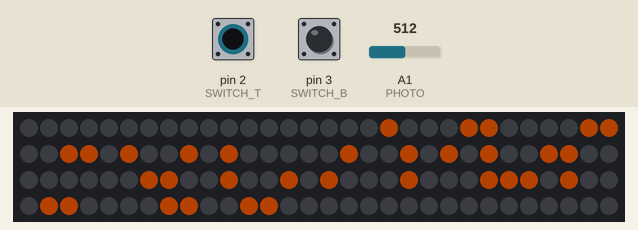
The sketch below on a simulated Arduino Uno, built with avr-gcc and run on an emulated ATmega328P. Parts: 120 RGB LEDs in strip order, left to right, continuing on the next row. The test bench sets the inputs (shaded band); at power-on: pin 2 (SWITCH_T) LOW, pin 3 (SWITCH_B) LOW, A1 (PHOTO) = 512. Dim RGB values are drawn brighter than linear; the local clock reads 2024-03-15 10:24:30 at power-on unless the sketch sets it.

1.3 s: pin 2 (SWITCH_T) pulled HIGH for 0.15 s
Above: at 1.38 s.
2.9 s: pin 3 (SWITCH_B) pulled HIGH for 0.15 s
4.5 s: pin 3 (SWITCH_B) pulled HIGH for 1 s
7.0 s: pin 3 (SWITCH_B) pulled HIGH for 3.2 s
11.7 s: pin 2 (SWITCH_T) pulled HIGH for 1 s
14.2 s: pin 2 (SWITCH_T) pulled HIGH for 3.2 s
Timing chart, 0 to 17.2 s (numbered marks = the images above; inputs shaded):
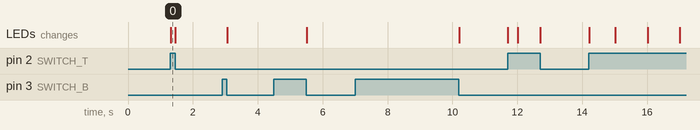

Measured:
- after the input at 1.3 s, the LEDs: first change at once (image 0 shows a later state)

The sketch:

sketch_apr24a.ino
```cpp
/*        ARDUINO PONG CLOCK
 *        Author: Henry Gilbert, verion updated by Antonio D'Alessandro
 *        Date Created: July 20th, modified on April 24th
 *        Essential Engineering
 */

#include <FastLED.h>
#include "Plasma.cpp"
// #include <arduinoFFT.h>
// #include "interrupt_manager.h"
#include "Effect.h"
#include <DS3232RTC.h>
#include "TimePrint.h"
#define LED_PIN 4  // LED Pin for controlling LED address
// #define NUM_LEDS 120  // Defining the number of addressable LEDs used in the circuit
#define CLOCK_MODE 6  // Pin definition for the clock mode digital input.
#define SET_TIME 7    // Pin definition for the set time mode digital input.
#define PATTERN A0    // Pin definition for the potentiometer/pattern set analog input.
#define SWITCH_T 2    // Pin for the switch interrupt
#define SWITCH_B 3    // Pin for the switch interrupt
#define WIDTH 17
#define HEIGHT 7
#define B_BUTTON 10
#define PHOTO A1
#define SAMPLES 64
#define SAMPLING_FREQUENCY 4000 // Hz
// ************************************************  GLOBAL VARIABLES AND STRUCTURES  ************************************************
// CRGB leds_rainbow[120];
CHSV colour(0, 180, 100);  // Oggetto colore per l'effetto arcobaleno
int clock_mode_reading;    // Switch input reading for clock mode (display time vs show pattern)
int set_time_reading;      // Switch input reading for set time mode. Changes how fast time increases.
int pattern_setting;       // Analog potentiometer reading for pattern mode. Changes which pattern is displayed.
extern CRGB leds[120];     // Array creation of leds - allows the LED to be address using array [] notation.
int background = 0;
int buttnt;
int buttnb;
extern DS3232RTC myRTC;
unsigned long startMillis;  //some global variables available anywhere in the program
unsigned long currentMillis;
const unsigned long period = 1000;
const int time_array[4] = { 0, 0, 0, 8 };

extern tmElements_t tm;
Time tempo;

// LED assignment of the clock perimeter
int perimeter[34] = { 0, 1, 2, 3, 4, 5, 6, 7, 8, 9, 10, 11, 12, 13, 14, 15, 16,
                    103, 104, 105, 106, 107, 108, 109, 110, 111, 112, 113, 114, 115, 116, 117, 118, 119 };


// FFT fucntions
// arduinoFFT FFT = arduinoFFT();

// double vReal[SAMPLES];
// double vImag[SAMPLES];


typedef enum {  // Vari sfondi possibili
  only_background,
  only_time,
  nothing,
} display_state;
display_state show_display = nothing;  // Inizializziamo l'oggetto sfondo

// ************************************************ END GLOBALS ********************************************************

// ************************************************ BACKGROUND PATTERNS PLASMA************************************************

void doPlasma() {
  Plasma plasma(leds, WIDTH, HEIGHT);
  plasma.start();
}

// ************************************************ BACKGROUND PATTERNS ************************************************

void constant_background_color(int red, int green, int blue) {
  for (int i = 0; i < NUM_LEDS; i++) {
    leds[i] = CHSV(red, green, blue);
  }
}


// void music_sync() {

// }


// ******************************************** END BACKGROUND PATTERNS ************************************************


// ************************************************ TIME FUNCTIONS *****************************************************


void setup() {
  Serial.begin(9600);

  pinMode(SET_TIME, INPUT);
  pinMode(CLOCK_MODE, INPUT);
  pinMode(PATTERN, INPUT);
  pinMode(SWITCH_T, INPUT);
  pinMode(SWITCH_B, INPUT);
  pinMode(B_BUTTON, INPUT);

  attachInterrupt(digitalPinToInterrupt(SWITCH_T), set_display_state, CHANGE);  // Attenzione all'oggetto interrupt
  attachInterrupt(digitalPinToInterrupt(SWITCH_B), set_display_state, CHANGE);

  FastLED.addLeds<WS2812B, LED_PIN, GRB>(leds, NUM_LEDS);
  FastLED.setMaxPowerInVoltsAndMilliamps(5, 700);
  FastLED.clear();
  FastLED.show();

  // startMillis = millis();
  myRTC.begin();

  set_display_state();
}


void set_display_state() {

  buttnt = digitalRead(SWITCH_T);
  buttnb = digitalRead(SWITCH_B);

  if (buttnt && buttnb) {
    show_display = nothing;
  } else if (!buttnt && buttnb) {
    show_display = only_background;
  } else if (buttnt && !buttnb) {
    show_display = only_time;
  } else {
    show_display = nothing;
  }
}


void time_equal_to() {


    if (tempo.actual_time[0] == time_array[0] && tempo.actual_time[1] == time_array[1] && tempo.actual_time[2] == time_array[2] && tempo.actual_time[0] == time_array[3]) {

  show_display = only_time;
  // Serial.println("didn't work");
  }

}

void update_time() {

  FastLED.show();
  // FastLED.clear();
  // tempo.print_time();
  switch (show_display) {
    case only_background:
      FastLED.clear();
      doPlasma();
      break;
    case only_time:
      FastLED.clear();
      tempo.print_time();
      if (tm.Second % 2 == 0) {
      }
      break;

    case nothing:
      FastLED.clear();
      break;
  }
}


// ********************************************* END TIME FUNCTIONS ***************************************************


// ************************************************ MAIN FUNCTIONS ************************************************


void loop() {
  update_time();
  // time_equal_to();
}

// ************************************************ END MAIN FUNCTIONS ************************************************
```

Effect.cpp
```cpp
/*
 * The Effect implementation for the TechnocolourDreamcoat project.
 */

#include "Effect.h"

Effect::Effect(CRGB *leds, int width, int height): leds(leds), width(width), height(height) {}

bool Effect::inXRange(int x) {
    return x >= 0 && x < width;
}

bool Effect::inYRange(int y) {
    return y >= 0 && y < height;
}

struct CRGB& Effect::pixel(int x, int y) {
    if (y & 1) {
      if ((y * width) + width - x - 1<86){   // tentativo di aggiustare lo shift in plasma
        return leds[(y * width) + width - x - 1];
      }
      else {
        return leds[(y * width) + width - x];
      }
    } else {
        return leds[(y * width) + x];
    }
}

void Effect::clearLeds() {
    memset8(leds, 0, width * height * 3);
}
```

Effect.h
```cpp
/*
 * The Effect abstract class for the GauntletII project.
 */

#ifndef Effect_h
#define Effect_h
#define SWITCH_T 2    // Pin for the switch interrupt
#define SWITCH_B 3
#import <FastLED.h>
#import "TimePrint.h"
class Effect {

    protected:
        CRGB *leds;
        int width, height;

        struct CRGB& pixel(int x, int y);
        bool inXRange(int x);
        bool inYRange(int y);

        void clearLeds();

    public:
        Effect(CRGB *leds, int width, int height);

        virtual void start() {};

};

#endif
```

OnlyPlasma.cpp
```cpp
// (licence header left out)
#import "Effect.h"
#import "TimePrint.h"

class OnlyPlasma : public Effect {

public:

    OnlyPlasma(CRGB *leds, int width, int height) : Effect(leds, width, height) {
    }
    void start() {
        for (uint16_t time = 0, cycles = 0; cycles < 2048; time += 128, cycles++) {
            calcFrame(time);

        }
    }
    //sin(distance(x, y, (128 * sin(-t) + 128), (128 * cos(-t) + 128)) / 40.74)s
    // v = sin(10 * (x * sin(time / 2) + y * cos(time / 3)) + time)

    void calcFrame(int time) {
        for (int x = 0; x < width; x++) {
            for (int y = 0; y < height; y++) {
                int16_t v = 0;
                uint16_t wibble = sin8(time);
                v += sin16(x * wibble * 8 + time);
                v += cos16(y * (128 - wibble) * 4 + time);
                v += sin16(y * x * cos8(-time) / 2);

                pixel(x, y) = CHSV((v >> 8) + 127, 255, 255);
            }
        }
        LEDS.show();
    }

    uint8_t sin8(uint16_t x) {
        return (sin16(x) >> 8) + 128;
    }

    uint8_t cos8(uint16_t x) {
        return (cos16(x) >> 8) + 128;
    }

};
```

Plasma.cpp
```cpp
// (licence header left out)
#import "Effect.h"
#import "TimePrint.h"

class Plasma : public Effect {

public:

  Plasma(CRGB *leds, int width, int height)
    : Effect(leds, width, height) {
  }
  void start() {
    for (uint16_t time = 0, cycles = 0; cycles < 2048; time += 128, cycles++) {
      calcFrame(time);
      if (!(!digitalRead(SWITCH_T) && digitalRead(SWITCH_B))) {
        cycles = 2047;
      }
    }
  }
  //sin(distance(x, y, (128 * sin(-t) + 128), (128 * cos(-t) + 128)) / 40.74)s
  // v = sin(10 * (x * sin(time / 2) + y * cos(time / 3)) + time)

  void calcFrame(int time) {
    for (int x = 0; x < width; x++) {
      for (int y = 0; y < height; y++) {
        int16_t v = 0;
        uint16_t wibble = sin8(time);
        v += sin16(x * wibble * 8 + time);
        v += cos16(y * (128 - wibble) * 4 + time);
        v += sin16(y * x * cos8(-time) / 2);

        pixel(x, y) = CHSV((v >> 8), 255, 255);
      }
    }
    LEDS.show();
  }
  uint8_t sin8(uint16_t x) {
    return (sin16(x) >> 8) + 128;
  }

  uint8_t cos8(uint16_t x) {
    return (cos16(x) >> 8) + 128;
  }
};
```

TimePrint.cpp
```cpp
#include "TimePrint.h"
#define PHOTO A1
Time ::Time() {}
int cycle_counter = 0;
CHSV digits_color_normal(26,255,150);
CHSV digits_color_bright(128, 00, 255);
CHSV digits_color_night(16, 255, 4);
// CHSV digits_colour() = digits_colour_normal();
// int r = 255;
// int g = 255;
// int b1 = 255;

const int Digits[10][10] = {
  { 32, 33, 34, 36, 69, 71, 102, 101 },  // 0
  //{32,36,66,71,101},  // 1
  { 32, 33, 35, 67, 66, 70, 102, 101 },
  { 32, 33, 36, 67, 66, 69, 102, 101 },          // 2
  { 32, 33, 36, 66, 67, 71, 102, 101 },          // 3
  { 32, 35, 67, 69, 70, 71, 65, 101 },           // 4
  { 32, 33, 34, 67, 66, 71, 102, 101 },          // 5
  { 35, 32, 67, 66, 69, 71, 102, 101 },          // 6
  { 31, 32, 33, 36, 66, 70, 102 },               // 7
  { 32, 33, 36, 34, 67, 66, 69, 71, 102, 101 },  // 8
  { 32, 33, 36, 34, 67, 66, 70, 102 },           // 9
};

int row1[17] = { 0,   1,   2,    3,   4,   5,   6,   7,   8,   9,   10,  11,  12,  13,  14,  15, 16  };
int row2[17] = { 33,  32,  31,   30,  29,  28,  27,  26,  25,  24,  23,  22,  21,  20,  19,  18, 17  };
int row3[17] = { 34,  35,  36,   37,  38,  39,  40,  41,  42,  43,  44,  45,  46,  47,  48,  49, 50  };
int row4[18] = { 68,  67,  66,   65,  64,  63,  62,  61,  60,  59,  58,  57,  56,  55,  54,  53, 52, 51 };
int row5[17] = { 69,  70,  71,   72,  73,  74,  75,  76,  77,  78,  79,  80,  81,  82,  83,  84, 85  };
int row6[17] = { 102, 101, 100,  99,  98,  97,  96,  95,  94,  93,  92,  91,  90,  89,  88,  87, 86  };
int row7[17] = { 103, 104, 105, 106, 107, 108, 109, 110, 111, 112, 113, 114, 115, 116, 117, 118, 119 };

DS3232RTC myRTC(false);
tmElements_t tm;
CRGB leds[120];
volatile int actual_time[4];
// Colore del testo

int d1 = 1;  // 10s digit of hour
int d2 = 5;  //  1s digit of hour
int d3 = 5;  // 10s digit of minute
int d4 = 0;  //  1s digit of minute

int time_to_int(int hour, int minute) {
  int x = map(hour, 0, 24, 0, 240);
  int y = map(minute, 0, 60, 0, 100);
  int time_index = 10 * x + y;
  return time_index;
}

CHSV lerpCHSV(CHSV c1, CHSV c2, float t) {
    return CHSV(
        c2.h,  // Interpolate Hue
        c1.s + (c2.s - c1.s) * t,  // Interpolate Saturation
        c1.v + (c2.v - c1.v) * t   // Interpolate Brightness
    );
}

CHSV compute_digits_color(int minNormal, int maxNormal, CHSV BRIGHT, CHSV NORMAL, CHSV DIM, int time_now) {

  // int time_value = time_to_int(hour, minute);
  // int red, green, blue;
  // if (hour >= 9 && hour < 17) {
  //   digits_color.hue = map(time_value, time_to_int(9, 0), time_to_int(17, 0), 191, 60);
  //   digits_color.sat = map(time_value, time_to_int(9, 0), time_to_int(17, 0), 198, 10);
  //   digits_color.val = map(time_value, time_to_int(9, 0), time_to_int(17, 0), 204, 5);
  // }

  // else if (hour >= 17 && hour < 24) {
  //   digits_color.hue = map(time_value, time_to_int(17, 0), time_to_int(23, 59), 60, 10);
  //   digits_color.sat = map(time_value, time_to_int(17, 0), time_to_int(23, 59), 20, 5);
  //   digits_color.val = map(time_value, time_to_int(17, 0), time_to_int(23, 59), 5, 0);
  // }

  // else if (hour >= 0 && hour < 9) {
  //   digits_color.hue = map(time_value, time_to_int(0, 0), time_to_int(9, 0), 10, 191);
  //   digits_color.sat = map(time_value, time_to_int(0, 0), time_to_int(9, 0), 5, 198);
  //   digits_color.val = map(time_value, time_to_int(0, 0), time_to_int(9, 0), 0, 204);
  // }

  int brightness = analogRead(PHOTO);
  if (brightness < minNormal) {
      // Room is BRIGHTER than normal → Interpolate NORMAL → BRIGHT
      float t = (float)(brightness - 200) / (minNormal - 200);  // Map [300, minNormal] to [0,1]
      return lerpCHSV(BRIGHT, NORMAL, constrain(t, 0.0, 1.0));
  }
  // else if (brightness > maxNormal) {
  //     // Room is DARKER than normal → Interpolate NORMAL → DIM
  //     float t = (float)(brightness - maxNormal) / (800 - maxNormal);  // Map [maxNormal, 600] to [0,1]
  //     return lerpCHSV(NORMAL, DIM, constrain(t, 0.0, 1.0));
  else if(time_now>0&&time_now<=8){
    return DIM;
  }
  else {
      return NORMAL;  // Within the normal range, return NORMAL color
  }

  // return digits_color;
  // Serial.print(red);
  // Serial.print(" ");
  // Serial.print(green);
  // Serial.print(" ");
  // Serial.print(blue);
  // Serial.print(" ");
}


// Posizione delle cifre

bool LEDrow_is_even(int position) {
  //int len = sizeof(Digits[number])/sizeof(Digits[number][0]);
  for (int i = 0; i < 17; i++) {
    if (position == row2[i] || position == row4[i] || position == row6[i]) {
      return 1;
    }
  }
  return 0;
}

void write_digit_one(int number, CHSV digits_color) {
  int len = sizeof(Digits[number]) / sizeof(Digits[number][0]);
  for (int i = 0; i < len; i++) {
    if (Digits[number][i] != 0) { leds[(Digits[number][i])] = digits_color; };
  }
  if (tm.Second % 2 == 0) {
    leds[42] = digits_color;
    leds[77] = digits_color;
  }
}

void write_digit_two(int number, CHSV digits_color) {

  int len = sizeof(Digits[number]) / sizeof(Digits[number][0]);
  for (int i = 0; i < len; i++) {
    if (Digits[number][i] != 0) {
      if (LEDrow_is_even(Digits[number][i])) {
        leds[(Digits[number][i]) - 4] = digits_color;
      } else if (!LEDrow_is_even(Digits[number][i])) {
        leds[(Digits[number][i]) + 4] = digits_color;
      }
    }
  };
}

void write_digit_three(int number, CHSV digits_color) {
  int len = sizeof(Digits[number]) / sizeof(Digits[number][0]);
  for (int i = 0; i < len; i++) {
    if (Digits[number][i] != 0) {
      if (LEDrow_is_even(Digits[number][i])) {
        leds[(Digits[number][i]) - 10] = digits_color;
      } else {
        leds[(Digits[number][i]) + 10] = digits_color;
      }
    }
  }
}

void write_digit_four(int number, CHSV digits_color) {
  int len = sizeof(Digits[number]) / sizeof(Digits[number][0]);
  for (int i = 0; i < len; i++) {
    if (Digits[number][i] != 0) {
      if (LEDrow_is_even(Digits[number][i])) {
        leds[(Digits[number][i]) - 14] = digits_color;
      } else {
        leds[(Digits[number][i]) + 14] = digits_color;
      }
    }
  }
}

void read_time() {

  myRTC.read(tm);
  // d4++;
  // if (d4 == 10) {
  //   d3++;
  //   d4 = 0;
  // }
  // if (d3 == 6) {
  //   d2++;
  //   d3 = 0;
  // }
  // if (d2 == 10) {
  //   d1++;
  //   d2 = 0;
  // }
  // if (d2 == 4 && d1 == 2) {
  //   d1 = 0;
  //   d2 = 0;
  //   d3 = 0;
  //   d4 = 0;
  // }
  d1 = tm.Hour / 10;
  d2 = tm.Hour % 10;
  d3 = tm.Minute / 10;
  d4 = tm.Minute % 10;

  // delay(10);
}

void Time ::write_time(int a, int b, int c, int d) {
  read_time();
  CHSV color = compute_digits_color(450,600, digits_color_bright, digits_color_normal, digits_color_night, tm.Hour);


  write_digit_one(a, color);
  write_digit_two(b, color);
  write_digit_three(c, color);
  write_digit_four(d, color);
}


void Time ::print_time() {

  write_time(d1, d2, d3, d4);
  actual_time[0] = d1;
  actual_time[1] = d2;
  actual_time[2] = d3;
  actual_time[3] = d4;
}

// void Time ::digital_read(){

// }
```

TimePrint.h
```cpp
#ifndef Time_h
#define Time_h
#define NUM_LEDS 120
#import <FastLED.h>
#import <DS3232RTC.h>
class Time {
  protected :

  public :
    Time();
    void print_time();
    CRGB leds[NUM_LEDS];
    CHSV digits_color;
    void write_time(int a, int b, int c, int d);
    volatile int actual_time[];
    // int d1;
    // int d2;
    // int d3;
    // int d4;

};


#endif
```
